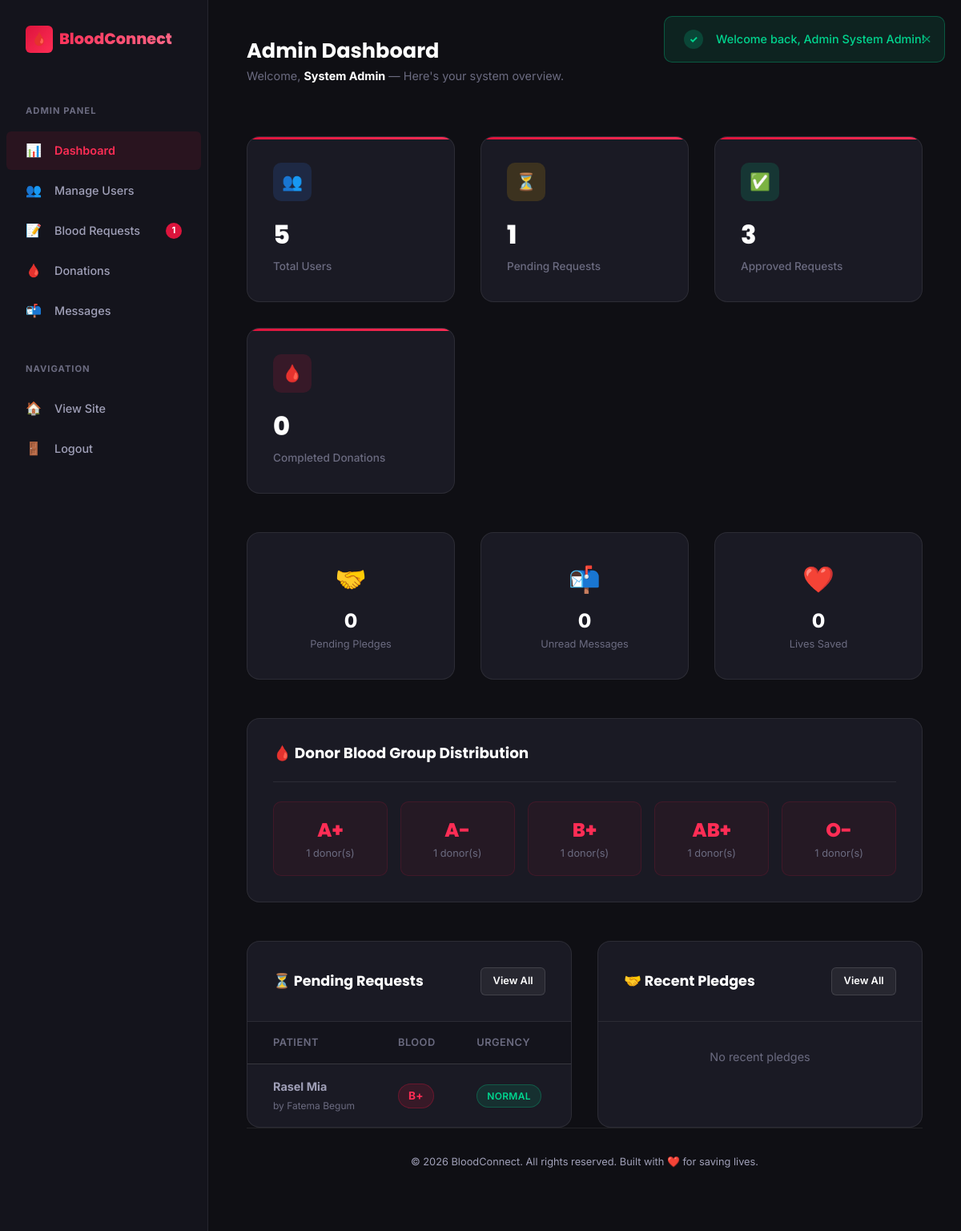
Page /admin/dashboard.php (signed in) on the committed database.
### tables this page shows
CREATE TABLE IF NOT EXISTS blood_requests (
    id INT AUTO_INCREMENT PRIMARY KEY,
    user_id INT NOT NULL,
    patient_name VARCHAR(100) NOT NULL,
    hospital_address VARCHAR(255) NOT NULL,
    required_blood_group ENUM('A+', 'A-', 'B+', 'B-', 'AB+', 'AB-', 'O+', 'O-') NOT NULL,
    units_needed INT NOT NULL DEFAULT 1,
    date_needed DATE NOT NULL,
    urgency ENUM('Normal', 'Urgent', 'Critical') DEFAULT 'Normal',
    status ENUM('Pending', 'Approved', 'Rejected', 'Fulfilled') DEFAULT 'Pending',
    created_at TIMESTAMP DEFAULT CURRENT_TIMESTAMP,
    FOREIGN KEY (user_id) REFERENCES users(id) ON DELETE CASCADE,
    INDEX idx_status (status),
    INDEX idx_urgency (urgency),
    INDEX idx_blood_group (required_blood_group)
);

CREATE TABLE IF NOT EXISTS users (
    id INT AUTO_INCREMENT PRIMARY KEY,
    name VARCHAR(100) NOT NULL,
    email VARCHAR(150) NOT NULL UNIQUE,
    password VARCHAR(255) NOT NULL,
    role ENUM('user', 'admin') DEFAULT 'user',
    blood_group ENUM('A+', 'A-', 'B+', 'B-', 'AB+', 'AB-', 'O+', 'O-') NOT NULL,
    phone VARCHAR(20) NOT NULL,
    district VARCHAR(100) NOT NULL,
    age INT NOT NULL,
    last_donation_date DATE DEFAULT NULL,
    status ENUM('active', 'banned') DEFAULT 'active',
    created_at TIMESTAMP DEFAULT CURRENT_TIMESTAMP,
    updated_at TIMESTAMP DEFAULT CURRENT_TIMESTAMP ON UPDATE CURRENT_TIMESTAMP,
    INDEX idx_blood_group (blood_group),
    INDEX idx_district (district),
    INDEX idx_role (role),
    INDEX idx_status (status)
);

### config/session.php (called while the page is built, shortened)
<?php
function getUserName() {
    return $_SESSION['user_name'] ?? null;
}

### admin/dashboard.php (the view, shortened to what this page needs)
<?php
require_once __DIR__ . '/../config/session.php';
require_once __DIR__ . '/../includes/functions.php';
$db = getDB();
$totalUsers = $db->query("SELECT COUNT(*) FROM users WHERE role='user'")->fetchColumn();
$totalPending = $db->query("SELECT COUNT(*) FROM blood_requests WHERE status='Pending'")->fetchColumn();
$totalApproved = $db->query("SELECT COUNT(*) FROM blood_requests WHERE status='Approved'")->fetchColumn();
$totalDonations = $db->query("SELECT COUNT(*) FROM donations WHERE status='Completed'")->fetchColumn();
$totalPledged = $db->query("SELECT COUNT(*) FROM donations WHERE status='Pledged'")->fetchColumn();
$recentPending = $db->query("SELECT br.*, u.name as requester_name
                              FROM blood_requests br
                              JOIN users u ON br.user_id = u.id
                              WHERE br.status = 'Pending'
                              ORDER BY br.created_at DESC LIMIT 5")->fetchAll();
$recentPledges = $db->query("SELECT d.*, u.name as donor_name, br.patient_name, br.required_blood_group
                              FROM donations d
                              JOIN users u ON d.donor_id = u.id
                              JOIN blood_requests br ON d.request_id = br.id
                              WHERE d.status = 'Pledged'
                              ORDER BY d.created_at DESC LIMIT 5")->fetchAll();
$bgDistribution = $db->query("SELECT blood_group, COUNT(*) as count FROM users WHERE role='user' GROUP BY blood_group ORDER BY blood_group")->fetchAll();
include __DIR__ . '/sidebar.php';
?>
<main class="dashboard-main">
    <div class="dash-header">
        <div>
            <h1>Admin Dashboard</h1>
            <p class="welcome-text">Welcome, <strong><?php echo e(getUserName()); ?></strong> — Here's your system overview.</p>
        </div>
    </div>
    <div class="stats-row">
        <div class="stat-card">
            <div class="stat-icon blue">👥</div>
            <div class="stat-value"><?php echo $totalUsers; ?></div>
            <div class="stat-label">Total Users</div>
        </div>
        <div class="stat-card">
            <div class="stat-icon yellow">⏳</div>
            <div class="stat-value"><?php echo $totalPending; ?></div>
            <div class="stat-label">Pending Requests</div>
        </div>
        <div class="stat-card">
            <div class="stat-icon green">✅</div>
            <div class="stat-value"><?php echo $totalApproved; ?></div>
            <div class="stat-label">Approved Requests</div>
        </div>
        <div class="stat-card">
            <div class="stat-icon red">🩸</div>
            <div class="stat-value"><?php echo $totalDonations; ?></div>
            <div class="stat-label">Completed Donations</div>
        </div>
    </div>
    <div class="grid-3" style="margin-bottom: var(--space-2xl);">
        <div class="card" style="text-align: center;">
            <div style="font-size: 2rem; margin-bottom: var(--space-sm);">🤝</div>
            <div style="font-size: 1.5rem; font-weight: 800;"><?php echo $totalPledged; ?></div>
            <div style="font-size: 0.8rem; color: var(--text-muted);">Pending Pledges</div>
        </div>
        <div class="card" style="text-align: center;">
            <div style="font-size: 2rem; margin-bottom: var(--space-sm);">📬</div>
            <div style="font-size: 1.5rem; font-weight: 800;"><?php echo $unreadMessages; ?></div>
            <div style="font-size: 0.8rem; color: var(--text-muted);">Unread Messages</div>
        </div>
        <div class="card" style="text-align: center;">
            <div style="font-size: 2rem; margin-bottom: var(--space-sm);">❤️</div>
            <div style="font-size: 1.5rem; font-weight: 800;"><?php echo $totalDonations * 3; ?></div>
            <div style="font-size: 0.8rem; color: var(--text-muted);">Lives Saved</div>
        </div>
    </div>
    <div class="card" style="margin-bottom: var(--space-2xl);">
        <div class="card-header">
            <h3 class="card-title">🩸 Donor Blood Group Distribution</h3>
        </div>
        <div style="display: flex; gap: var(--space-md); flex-wrap: wrap;">
            <?php foreach ($bgDistribution as $bg): ?>
            <div style="flex: 1; min-width: 100px; text-align: center; padding: var(--space-md); background: rgba(220, 20, 60, 0.06); border: 1px solid rgba(220, 20, 60, 0.15); border-radius: var(--radius-md);">
                <div style="font-family: var(--font-heading); font-size: 1.5rem; font-weight: 800; color: var(--primary-light);"><?php echo $bg['blood_group']; ?></div>
                <div style="font-size: 0.8rem; color: var(--text-muted);"><?php echo $bg['count']; ?> donor(s)</div>
            </div>
            <?php endforeach; ?>
        </div>
    </div>
    <div class="grid-2">
        <div class="table-card">
            <div class="table-card-header">
                <h3>⏳ Pending Requests</h3>
                <a href="manage_requests.php" class="btn btn-sm btn-secondary">View All</a>
            </div>
            <?php if (empty($recentPending)): ?>
                <div class="empty-state" style="padding: var(--space-xl);"><p style="color: var(--text-muted);">No pending requests ✨</p></div>
            <?php else: ?>
                <table class="table">
                    <thead><tr><th>Patient</th><th>Blood</th><th>Urgency</th></tr></thead>
                    <tbody>
                        <?php foreach ($recentPending as $req): ?>
                        <tr>
                            <td><strong><?php echo e($req['patient_name']); ?></strong><br><span style="font-size:0.75rem; color: var(--text-muted);">by <?php echo e($req['requester_name']); ?></span></td>
                            <td><span class="badge badge-blood"><?php echo e($req['required_blood_group']); ?></span></td>
                            <td><span class="badge <?php echo getUrgencyClass($req['urgency']); ?>"><?php echo e($req['urgency']); ?></span></td>
                        </tr>
                        <?php endforeach; ?>
                    </tbody>
                </table>
            <?php endif; ?>
        </div>
        <div class="table-card">
            <div class="table-card-header">
                <h3>🤝 Recent Pledges</h3>
                <a href="manage_donations.php" class="btn btn-sm btn-secondary">View All</a>
            </div>
            <?php if (empty($recentPledges)): ?>
                <div class="empty-state" style="padding: var(--space-xl);"><p style="color: var(--text-muted);">No recent pledges</p></div>
            <?php endif; ?>
        </div>
    </div>
<?php include __DIR__ . '/../includes/footer.php'; ?>

### assets/css/dashboard.css (style rules this page uses)
.dash-header { display: flex; align-items: center; justify-content: space-between; margin-bottom: var(--space-2xl); }
.dash-header h1 { font-size: 1.6rem; }
.dash-header .welcome-text { font-size: 0.9rem; color: var(--text-muted); margin-top: 4px; }
.dash-header .welcome-text strong { color: var(--text-primary); }
.stats-row { display: grid; grid-template-columns: repeat(auto-fit, minmax(220px, 1fr)); gap: var(--space-xl); margin-bottom: var(--space-2xl); }
.table-card { background: var(--bg-card); border: 1px solid var(--border-color); border-radius: var(--radius-lg); overflow: hidden; }
.table-card-header { display: flex; align-items: center; justify-content: space-between; padding: var(--space-xl); border-bottom: 1px solid var(--border-color); }
.table-card-header h3 { font-size: 1.1rem; font-weight: 700; }
.table-card .table { margin: 0; }
.table-card .table th:first-child, .table-card .table td:first-child { padding-left: var(--space-xl); }
.table-card .table th:last-child, .table-card .table td:last-child { padding-right: var(--space-xl); }

### rows in the picture
blood_requests: patient_name "Rasel Mia", user.name "Fatema Begum", required_blood_group "B+", urgency "NORMAL"

### other values in the picture
$pendingRequests "1"
$success "Welcome back, Admin System Admin!"
getUserName() "System Admin"
$totalUsers "5"
$totalPending "1"
$totalApproved "3"
$totalDonations "0"
$totalPledged "0"
$unreadMessages "0"
$totalDonations * 3 "0"
$bg['blood_group'] "A+"
$bg['count'] "1"
$bg['blood_group'] "A-"
$bg['blood_group'] "B+"
$bg['blood_group'] "AB+"
